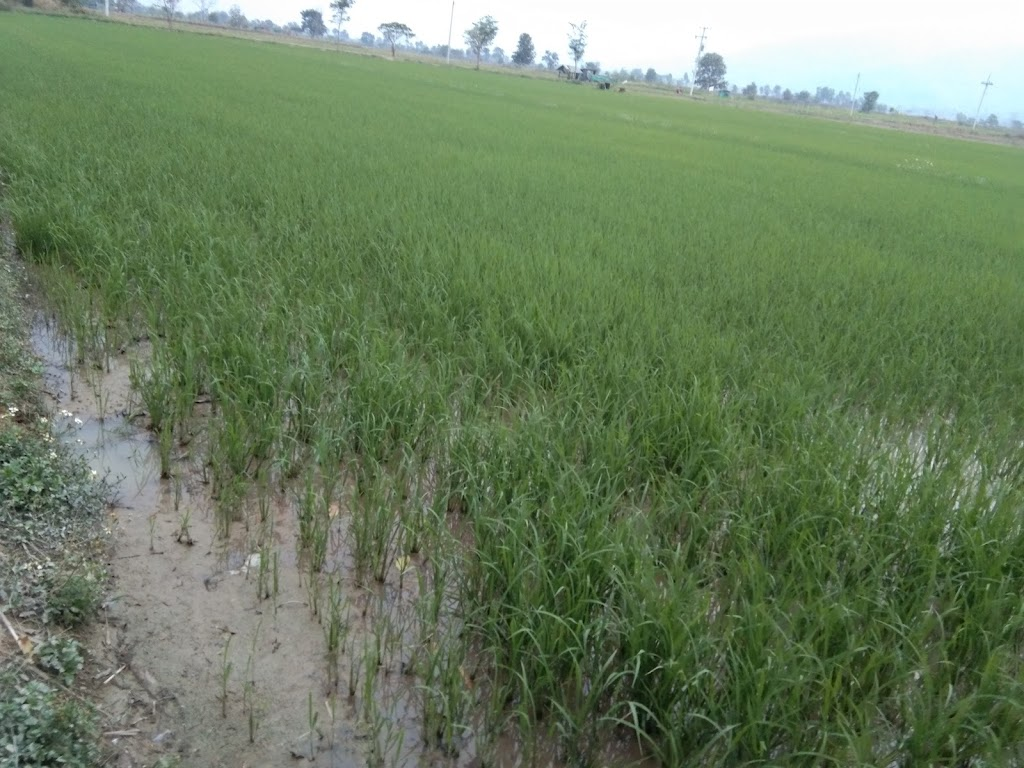
#> input picture AI/data/photos/ขุนตาล_ตาส_น_โฮมสเตย__1.jpg, 1024 x 768 px
$ python -i image_similarity.py   (imports and definitions only)
#> lines starting #> are read from the running program, lines starting #| are printed output that depends on the picture
"""Image similarity search service (Simple implementation without ML models)"""
import base64
from io import BytesIO
from PIL import Image
import numpy as np
from typing import List, Tuple
import pandas as pd
from utils import get_data_loader


class ImageSimilaritySearch:
    """
    Simple image similarity search based on color histograms.
    NOTE: This is a simplified implementation. For production, you would use:
    - CLIP embeddings
    - Vision transformers
    - Or other deep learning models
    """

    def __init__(self):
        self.data_loader = get_data_loader()

    # [167 lines left out: functions extract_color_histogram, calculate_similarity, search_similar_places, _calculate_mock_similarity, not called in this run]

>>> import cv2
>>> picture = cv2.imread('../../data/photos/ขุนตาล_ตาส_น_โฮมสเตย__1.jpg', cv2.IMREAD_GRAYSCALE)
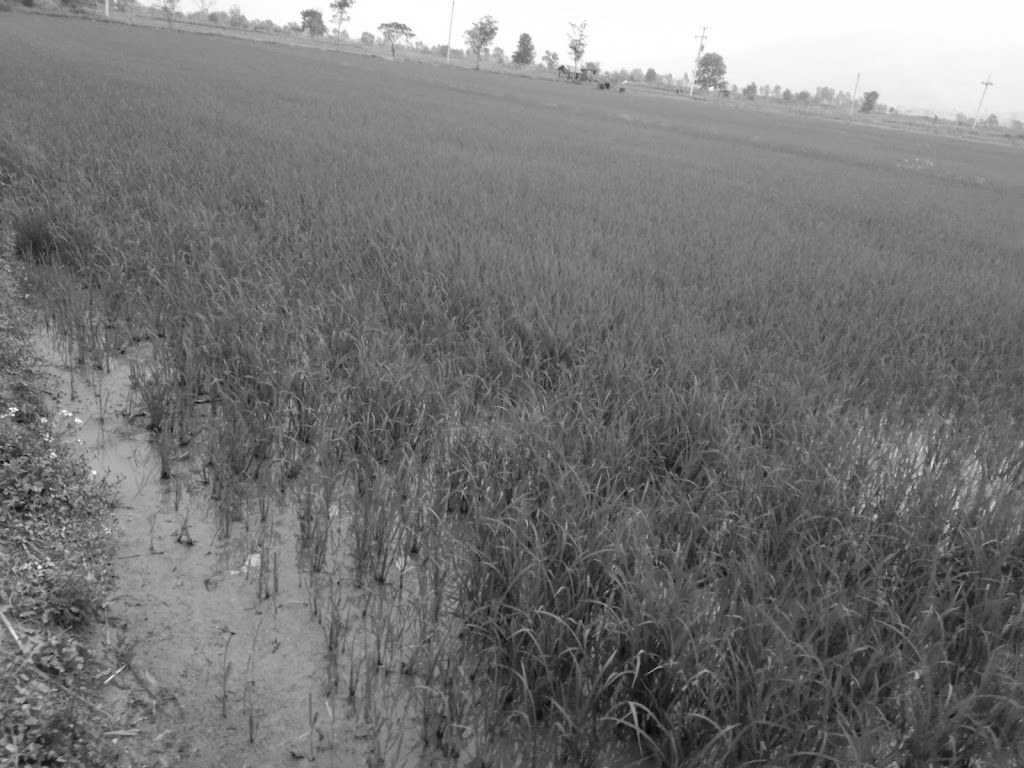
#> picture: shape (768, 1024); min 0, max 255, mean 117.2
#> (the run stopped early here; a loop or call above may not have finished)

$ run again, on AI/data/photos/ขุนตาล_บ_านต_าห_วฝาย_2.jpg
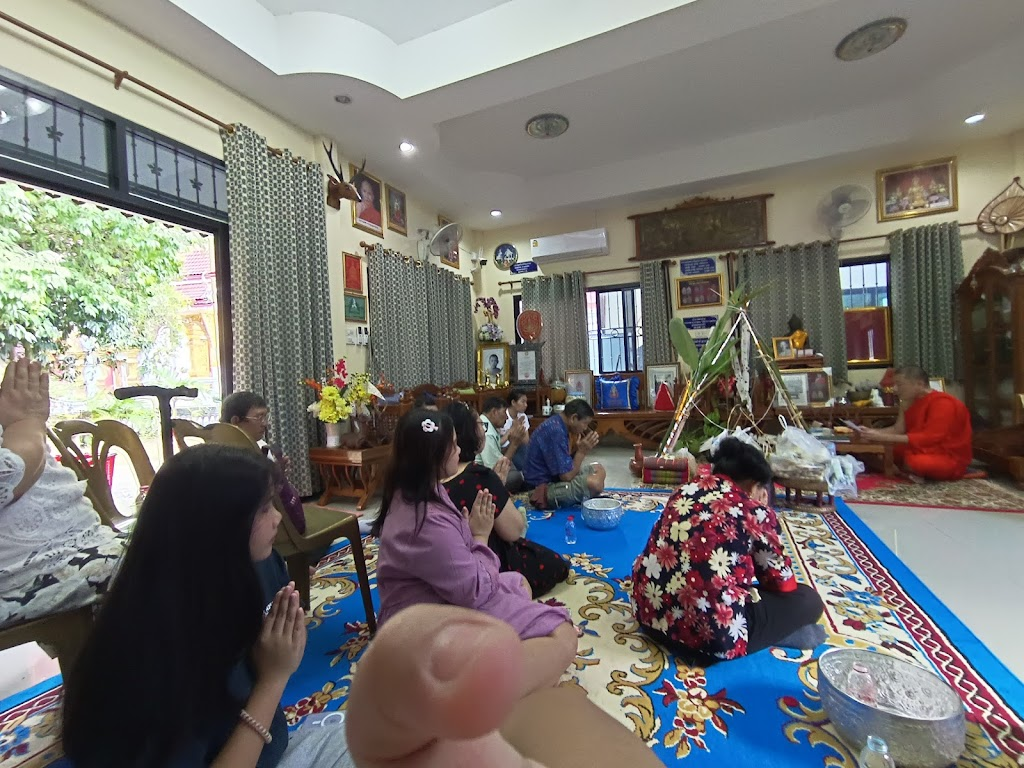
#> input picture AI/data/photos/ขุนตาล_บ_านต_าห_วฝาย_2.jpg, 1024 x 768 px
#> `picture = cv2.imread('../../data/photos/ขุนตาล_ตาส_น_โฮมสเตย__1.jpg', ..`:
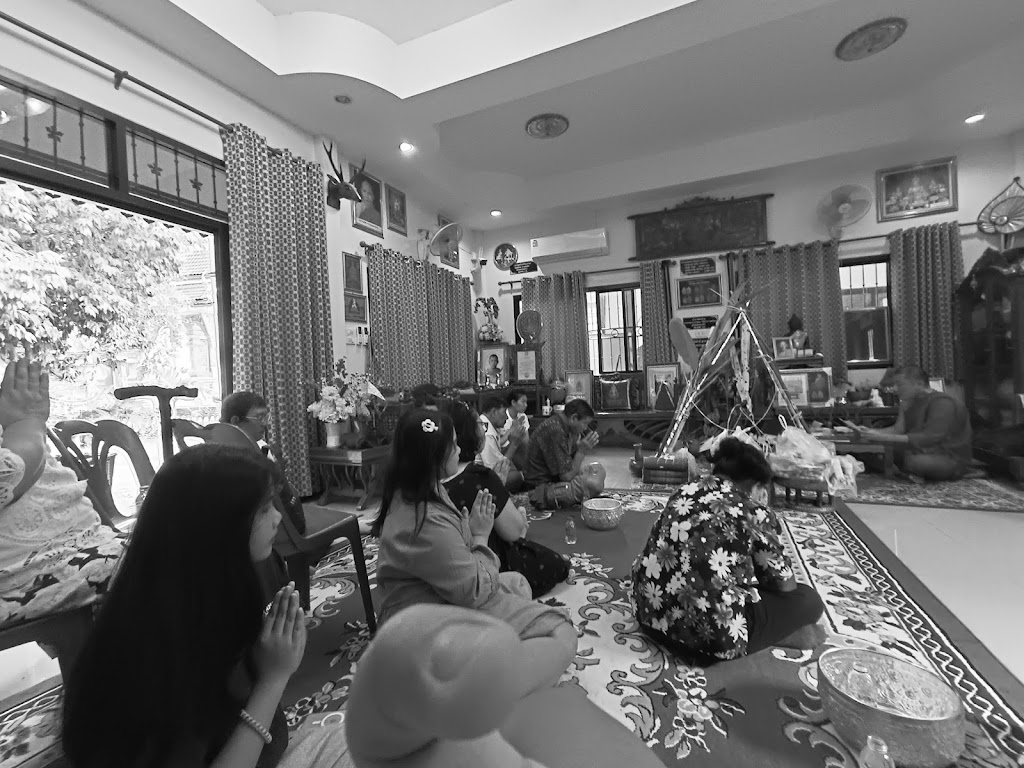
#> picture: shape (768, 1024); min 0, max 255, mean 115.7

$ run again, on AI/data/photos/ขุนตาล_บ_านนาปอด__2.jpg
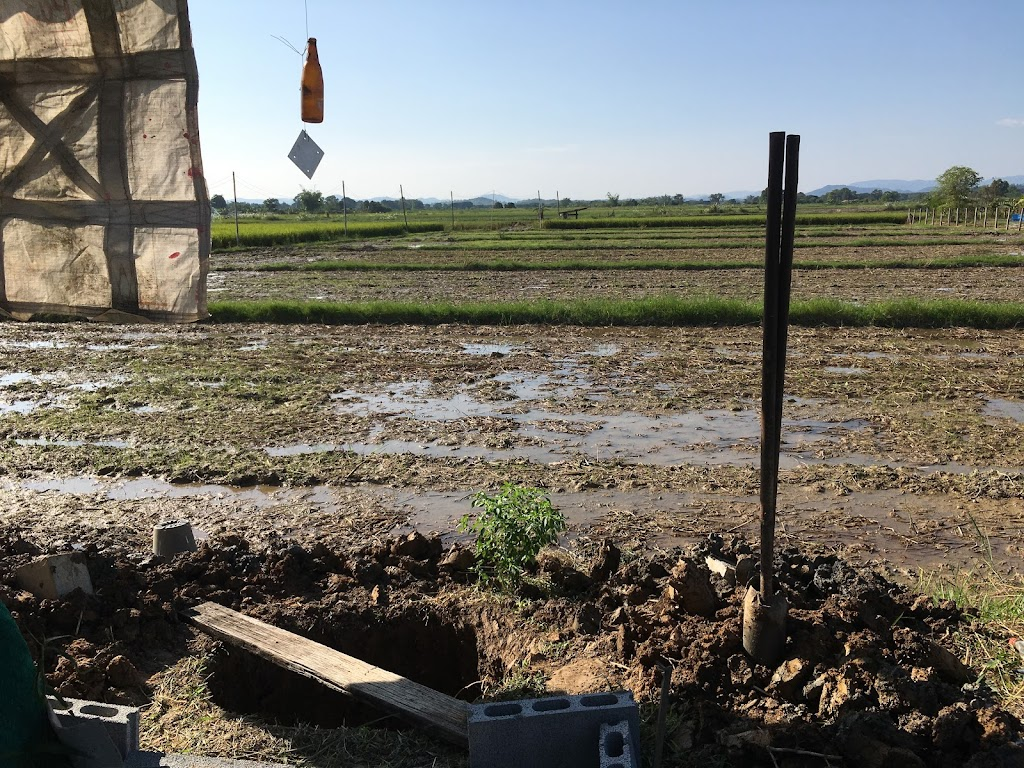
#> input picture AI/data/photos/ขุนตาล_บ_านนาปอด__2.jpg, 1024 x 768 px
#> `picture = cv2.imread('../../data/photos/ขุนตาล_ตาส_น_โฮมสเตย__1.jpg', ..`:
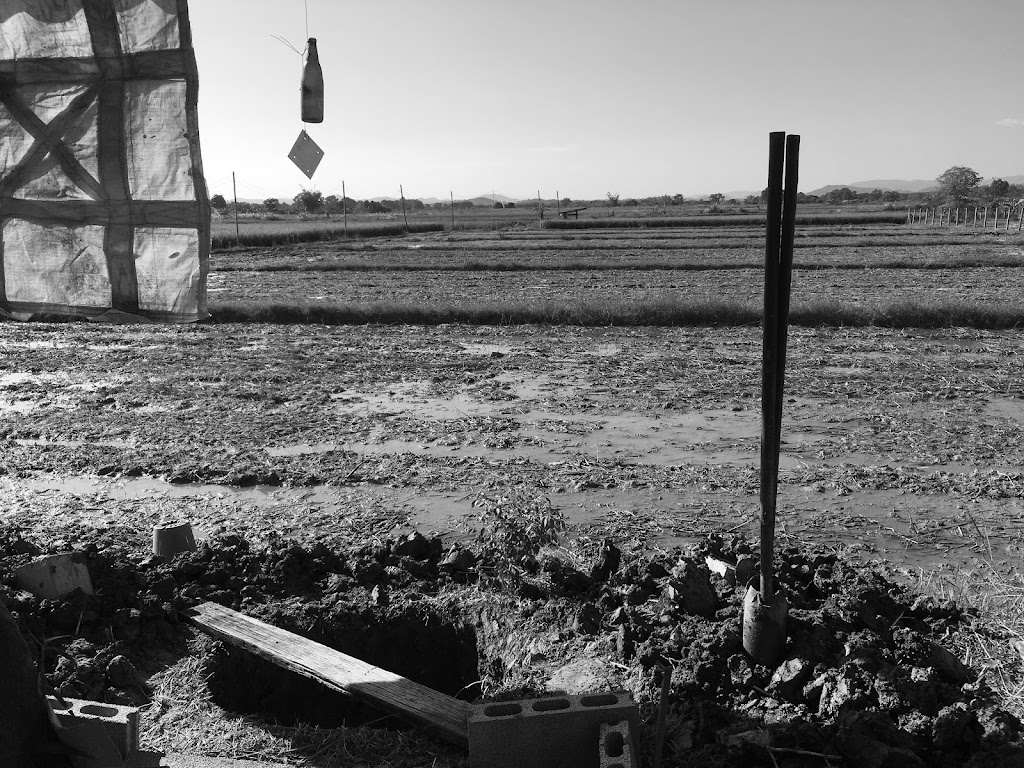
#> picture: shape (768, 1024); min 0, max 255, mean 112.8

$ run again, on AI/data/photos/ขุนตาล_ฮ_กนาฟาร_มสเตย__1.jpg
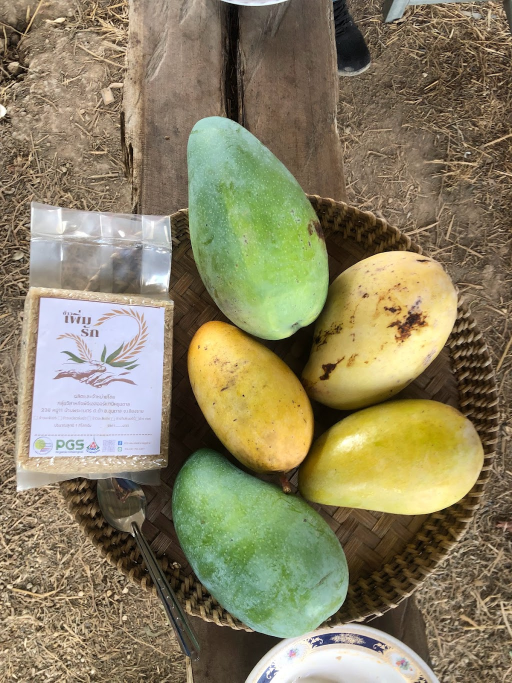
#> input picture AI/data/photos/ขุนตาล_ฮ_กนาฟาร_มสเตย__1.jpg, 1024 x 1365 px (shown at 1/2 size)
#> `picture = cv2.imread('../../data/photos/ขุนตาล_ตาส_น_โฮมสเตย__1.jpg', ..`:
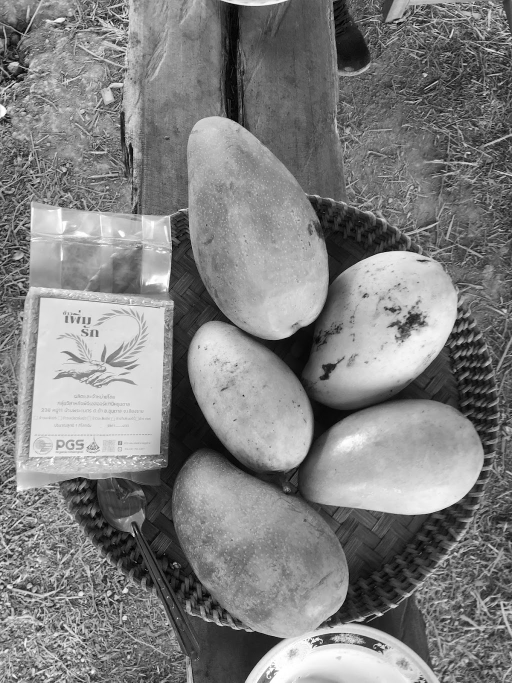
#> picture: shape (1365, 1024) (shown at 1/2 size); min 0, max 255, mean 128.3
